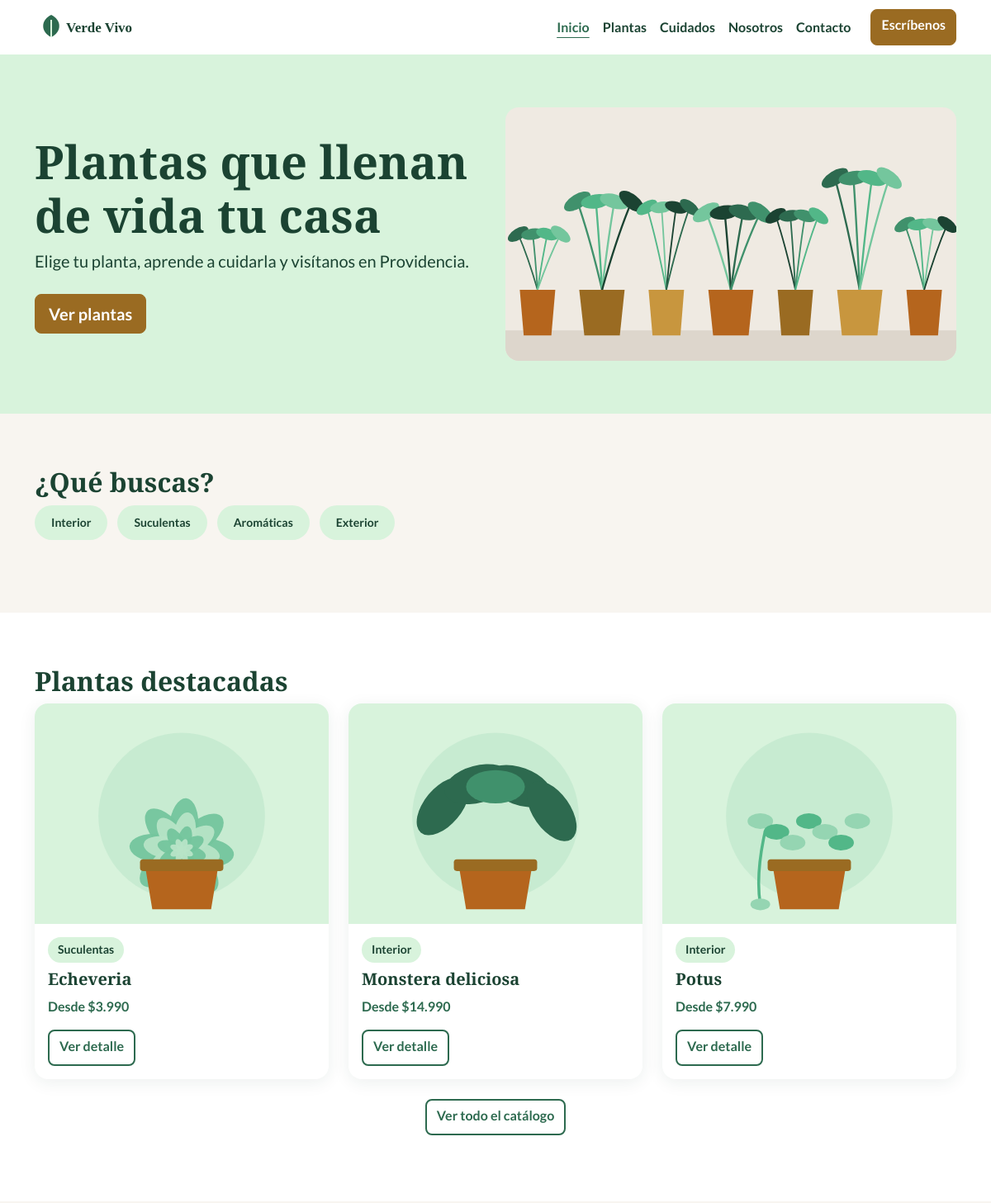
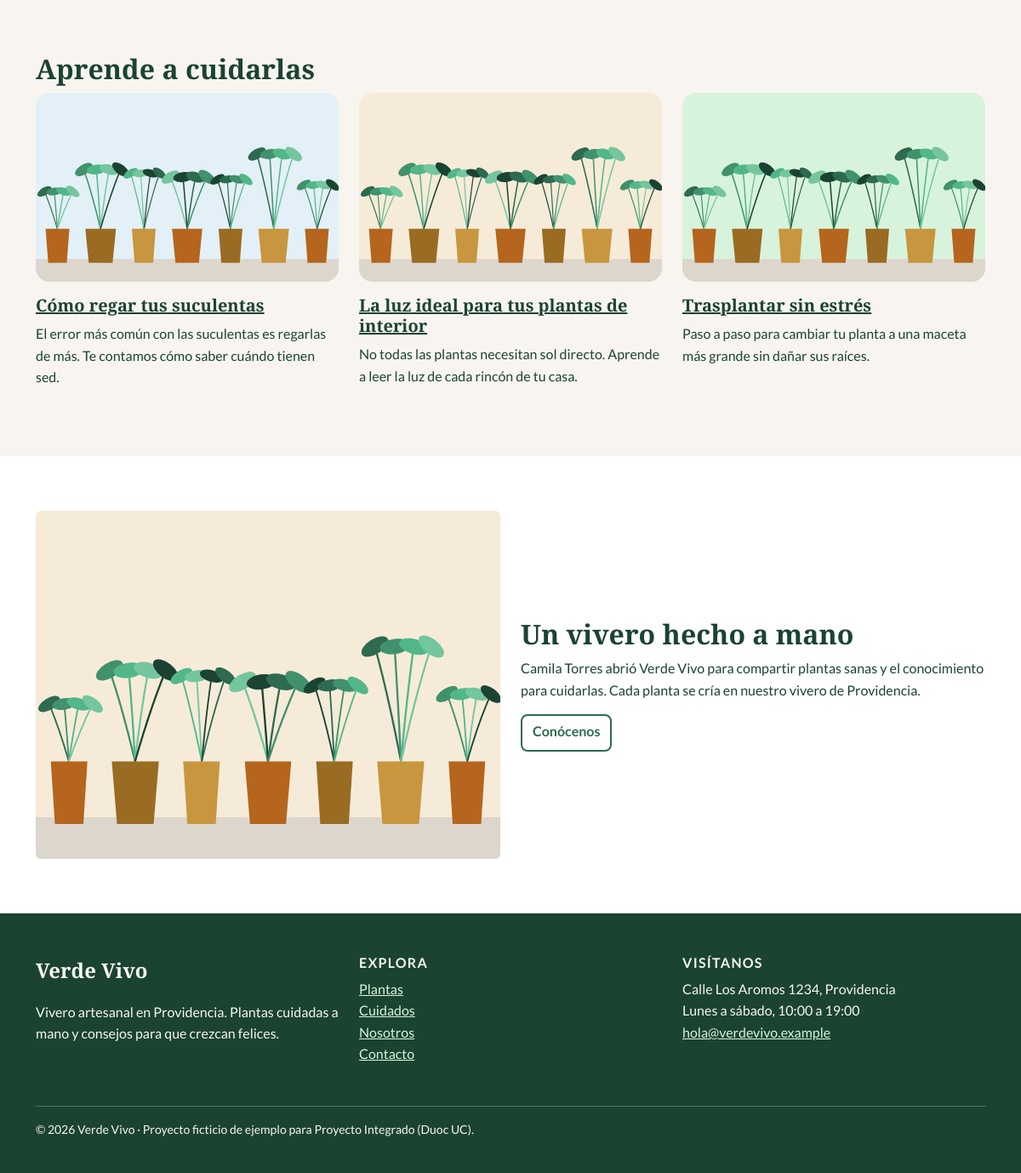
The page / on the database its author committed (2 pictures, top to bottom).
### tables this page shows
CREATE TABLE vv_categorias (
  c_id     INT AUTO_INCREMENT PRIMARY KEY,
  c_nombre VARCHAR(60) NOT NULL,
  c_slug   VARCHAR(60) NOT NULL UNIQUE
);

CREATE TABLE vv_plantas (
  p_id           INT AUTO_INCREMENT PRIMARY KEY,
  p_nombre       VARCHAR(120) NOT NULL,
  p_cientifico   VARCHAR(120) DEFAULT NULL,
  p_descripcion  TEXT NOT NULL,
  p_luz          VARCHAR(120) DEFAULT NULL,
  p_riego        VARCHAR(120) DEFAULT NULL,
  p_precio       INT UNSIGNED NOT NULL,
  p_imagen       VARCHAR(255) DEFAULT NULL,
  p_categoria_id INT DEFAULT NULL,
  p_destacada    TINYINT(1) NOT NULL DEFAULT 0,
  CONSTRAINT fk_planta_categoria FOREIGN KEY (p_categoria_id)
    REFERENCES vv_categorias (c_id) ON DELETE SET NULL
);

### class/db.php (called while the page is built, shortened)
<?php
class db {
    protected $connection;
    protected $query;
    public function __construct($dbhost = 'localhost', $dbuser = 'root', $dbpass = '', $dbname = '', $charset = 'utf8mb4') {
        $this->connection = @new mysqli($dbhost, $dbuser, $dbpass, $dbname);
        $this->connection->set_charset($charset);
    }
    public function query($query) {
        if ($this->query = $this->connection->prepare($query)) {
            $this->query->execute();
        } else {
            $this->error('No se puede preparar la declaración de MySQL (revisa tu sintaxis) - ' . $this->connection->error);
        }
        return $this;
    }
    public function fetchAll($callback = null) {
        $params = array();
        $row = array();
        $meta = $this->query->result_metadata();
        while ($field = $meta->fetch_field()) {
            $params[] = &$row[$field->name];
        }
        call_user_func_array(array($this->query, 'bind_result'), $params);
        $result = array();
        while ($this->query->fetch()) {
            $r = array();
            foreach ($row as $key => $val) {
                $r[$key] = $val;
            }
            if ($callback != null && is_callable($callback)) {
                $value = call_user_func($callback, $r);
                if ($value == 'break') {
                    break;
                }
            } else {
                $result[] = $r;
            }
        }
        return $result;
    }
}

### class/helpers.php (called while the page is built)
<?php
function e($texto) {
    return htmlspecialchars((string)$texto, ENT_QUOTES, 'UTF-8');
}
function precio($valor) {
    return '$' . number_format((int)$valor, 0, ',', '.');
}

### index.php (the view, shortened to what this page needs)
<?php
include_once 'class/db.php';
include_once 'class/helpers.php';
$db = new db($dbhost, $dbuser, $dbpass, $dbname, 'utf8mb4');
$db->query('SELECT p.p_id, p.p_nombre, p.p_precio, p.p_imagen, c.c_nombre
            FROM vv_plantas p
            LEFT JOIN vv_categorias c ON p.p_categoria_id = c.c_id
            WHERE p.p_destacada = 1
            ORDER BY p.p_nombre
            LIMIT 3');
$destacadas = $db->fetchAll();
$db->query('SELECT c_nombre, c_slug FROM vv_categorias ORDER BY c_id');
$categorias = $db->fetchAll();
$paginaActiva = 'index.php';
include_once 'header.php';
?>
    <section class="hero">
      <div class="container">
        <div class="row align-items-center g-4">
          <div class="col-12 col-lg-6 text-center text-lg-start">
            <h1 class="hero__titulo">Plantas que llenan de vida tu casa</h1>
            <p class="hero__bajada">Elige tu planta, aprende a cuidarla y visítanos en Providencia.</p>
            <a href="plantas.php" class="btn btn-accion btn-lg">Ver plantas</a>
          </div>
          <div class="col-12 col-lg-6">
            <img src="img/hero.svg" class="img-fluid hero__imagen" alt="" width="1600" height="900">
          </div>
        </div>
      </div>
    </section>
    <section class="seccion" aria-labelledby="titulo-categorias">
      <div class="container">
        <h2 id="titulo-categorias">¿Qué buscas?</h2>
        <ul class="lista-categorias">
<?php foreach ($categorias as $categoria): ?>
          <li><a class="chip chip--enlace" href="plantas.php?categoria=<?= e($categoria['c_slug']) ?>"><?= e($categoria['c_nombre']) ?></a></li>
<?php endforeach; ?>
        </ul>
      </div>
    </section>
    <section class="seccion seccion--suave" aria-labelledby="titulo-destacadas">
      <div class="container">
        <h2 id="titulo-destacadas">Plantas destacadas</h2>
        <div class="row g-3 g-lg-4">
<?php foreach ($destacadas as $planta): ?>
          <div class="col-12 col-md-4">
            <?php $nivelTitulo = 'h3'; include 'partes/tarjeta-planta.php'; ?>
          </div>
<?php endforeach; ?>
        </div>
        <p class="text-center mt-4"><a href="plantas.php" class="btn btn-outline-verde">Ver todo el catálogo</a></p>
      </div>
    </section>
    <section class="seccion" aria-labelledby="titulo-cuidados">
      <div class="container">
        <h2 id="titulo-cuidados">Aprende a cuidarlas</h2>
        <div class="row g-3 g-lg-4">
          <div class="col-12 col-md-4">
            <article class="tarjeta-articulo">
              <img src="img/articulos/riego-suculentas.svg" class="img-fluid" alt="" width="800" height="500" loading="lazy">
              <h3 class="tarjeta-articulo__titulo"><a href="articulo.php">Cómo regar tus suculentas</a></h3>
              <p>El error más común con las suculentas es regarlas de más. Te contamos cómo saber cuándo tienen sed.</p>
            </article>
          </div>
          <div class="col-12 col-md-4">
            <article class="tarjeta-articulo">
              <img src="img/articulos/luz-interior.svg" class="img-fluid" alt="" width="800" height="500" loading="lazy">
              <h3 class="tarjeta-articulo__titulo"><a href="articulo.php">La luz ideal para tus plantas de interior</a></h3>
              <p>No todas las plantas necesitan sol directo. Aprende a leer la luz de cada rincón de tu casa.</p>
            </article>
          </div>
          <div class="col-12 col-md-4">
            <article class="tarjeta-articulo">
              <img src="img/articulos/trasplante.svg" class="img-fluid" alt="" width="800" height="500" loading="lazy">
              <h3 class="tarjeta-articulo__titulo"><a href="articulo.php">Trasplantar sin estrés</a></h3>
              <p>Paso a paso para cambiar tu planta a una maceta más grande sin dañar sus raíces.</p>
            </article>
          </div>
        </div>
      </div>
    </section>
    <section class="seccion seccion--suave" aria-labelledby="titulo-nosotros">
      <div class="container">
        <div class="row align-items-center g-4">
          <div class="col-12 col-md-6">
            <img src="img/nosotros.svg" class="img-fluid rounded" alt="" width="800" height="600" loading="lazy">
          </div>
          <div class="col-12 col-md-6">
            <h2 id="titulo-nosotros">Un vivero hecho a mano</h2>
            <p>Camila Torres abrió Verde Vivo para compartir plantas sanas y el conocimiento para cuidarlas. Cada planta se cría en nuestro vivero de Providencia.</p>
            <a href="nosotros.php" class="btn btn-outline-verde">Conócenos</a>
          </div>
        </div>
      </div>
    </section>
<?php include_once 'footer.php'; ?>

### header.php (shortened to what this page needs)
<?php
$paginaActiva    = $paginaActiva    ?? '';
$menu = [
    'index.php'    => 'Inicio',
    'plantas.php'  => 'Plantas',
    'cuidados.php' => 'Cuidados',
    'nosotros.php' => 'Nosotros',
    'contacto.php' => 'Contacto',
];
?>
<!DOCTYPE html>
<html lang="es">
<head>
  <link rel="stylesheet" href="https://cdn.jsdelivr.net/npm/bootstrap@5.3.8/dist/css/bootstrap.min.css">
  <link rel="stylesheet" href="css/estilos.css">
</head>
<body>
  <header class="encabezado">
    <nav class="navbar navbar-expand-lg" aria-label="Navegación principal">
      <div class="container">
        <a class="navbar-brand" href="index.php">
          <img src="img/logo.svg" alt="Verde Vivo, ir al inicio" width="140" height="40">
        </a>
        <div class="collapse navbar-collapse" id="menu-principal">
          <ul class="navbar-nav ms-auto">
<?php foreach ($menu as $archivo => $texto): ?>
            <li class="nav-item">
              <a class="nav-link<?= $archivo === $paginaActiva ? ' active' : '' ?>" href="<?= $archivo ?>"<?= $archivo === $paginaActiva ? ' aria-current="page"' : '' ?>><?= $texto ?></a>
            </li>
<?php endforeach; ?>
          </ul>
          <a class="btn btn-accion" href="contacto.php">Escríbenos</a>
        </div>
      </div>
    </nav>
  </header>
  <main id="contenido">

### partes/tarjeta-planta.php
<?php
$nivelTitulo = $nivelTitulo ?? 'h3';
?>
<article class="tarjeta-planta card h-100">
  <img src="img/plantas/<?= e($planta['p_imagen'] ?: 'sin-imagen.svg') ?>" class="card-img-top"
       alt="Ilustración de <?= e(mb_strtolower($planta['p_nombre'])) ?> en maceta" width="600" height="450" loading="lazy">
  <div class="card-body">
    <p class="chip"><?= e($planta['c_nombre'] ?? 'Sin categoría') ?></p>
    <<?= $nivelTitulo ?> class="tarjeta-planta__titulo"><?= e($planta['p_nombre']) ?></<?= $nivelTitulo ?>>
    <p class="tarjeta-planta__precio">Desde <?= precio($planta['p_precio']) ?></p>
    <a href="planta.php?id=<?= (int)$planta['p_id'] ?>" class="btn btn-outline-verde stretched-link">Ver detalle<span class="visually-hidden"> de <?= e($planta['p_nombre']) ?></span></a>
  </div>
</article>

### footer.php (shortened to what this page needs)
  </main>
  <footer class="pie">
    <div class="container">
      <div class="row g-4">
        <div class="col-12 col-md-4">
          <p class="pie__marca">Verde Vivo</p>
          <p>Vivero artesanal en Providencia. Plantas cuidadas a mano y consejos para que crezcan felices.</p>
        </div>
        <div class="col-6 col-md-4">
          <h2 class="pie__titulo">Explora</h2>
          <ul class="list-unstyled">
            <li><a href="plantas.php">Plantas</a></li>
            <li><a href="cuidados.php">Cuidados</a></li>
            <li><a href="nosotros.php">Nosotros</a></li>
            <li><a href="contacto.php">Contacto</a></li>
          </ul>
        </div>
        <div class="col-6 col-md-4">
          <h2 class="pie__titulo">Visítanos</h2>
          <address>
            Calle Los Aromos 1234, Providencia<br>
            Lunes a sábado, 10:00 a 19:00<br>
            <a href="mailto:hola@verdevivo.example">hola@verdevivo.example</a>
          </address>
        </div>
      </div>
      <p class="pie__legal">© <?= date('Y') ?> Verde Vivo · Proyecto ficticio de ejemplo para Proyecto Integrado (Duoc UC).</p>
    </div>
  </footer>
</body>
</html>

### css/estilos.css (style rules this page uses)
:root { --color-texto: #1B4332; --color-texto-suave: #5A6470; --color-titulo: #1B4332; --color-enlace: #2D6A4F; --color-fondo: #F8F5F0; --color-superficie: #FFFFFF; --color-accion: #9A6B22; --color-accion-hover: #7F5819; --color-foco: #1B4332; }
body { font-family: "Lato", Arial, sans-serif; color: var(--color-texto); background-color: var(--color-fondo); line-height: 1.6; }
h1, h2, h3, .h1, .h2, .h3, .h4 { font-family: "Playfair Display", Georgia, serif; color: var(--color-titulo); font-weight: 700; }
h1, .h1 { font-size: 2rem; }
@media (min-width: 768px) { h1, .h1 { font-size: 2.5rem; } }
h2, .h2 { font-size: 1.625rem; }
@media (min-width: 768px) { h2, .h2 { font-size: 2rem; } }
a { color: var(--color-enlace); }
.encabezado { background-color: var(--color-superficie); box-shadow: 0 4px 20px rgba(27, 67, 50, 0.08); }
.encabezado .nav-link { color: var(--color-texto); font-weight: 700; padding: 0.75rem 0; }
@media (min-width: 992px) { .encabezado .nav-link { padding: 0.5rem 0.75rem; } }
.encabezado .nav-link.active, .encabezado .nav-link:hover { color: var(--color-enlace); text-decoration: underline; text-underline-offset: 6px; }
.encabezado .btn-accion { width: 100%; margin: 0.5rem 0 1rem; }
@media (min-width: 992px) { .encabezado .btn-accion { width: auto; margin: 0 0 0 1rem; } }
.btn-accion { background-color: var(--color-accion); border-color: var(--color-accion); color: #FFFFFF; font-weight: 700; border-radius: 8px; min-height: 44px; }
.btn-outline-verde { border: 2px solid #2D6A4F; color: #2D6A4F; font-weight: 700; border-radius: 8px; min-height: 44px; }
.seccion { padding: 2.5rem 0; }
@media (min-width: 992px) { .seccion { padding: 4rem 0; } }
.seccion--suave { background-color: var(--color-superficie); }
.hero { padding: 2rem 0; background-color: #D8F3DC; }
@media (min-width: 992px) { .hero { padding: 4rem 0; } }
.hero__titulo { font-size: 2.25rem; line-height: 1.15; }
@media (min-width: 768px) { .hero__titulo { font-size: 2.75rem; } }
@media (min-width: 992px) { .hero__titulo { font-size: 3.5rem; } }
.hero__bajada { font-size: 1.125rem; margin-bottom: 1.5rem; }
@media (min-width: 768px) { .hero__bajada { font-size: 1.25rem; } }
.hero__imagen { border-radius: 16px; }
.chip { display: inline-block; margin-bottom: 0.5rem; padding: 0.25rem 0.75rem; border-radius: 999px; background-color: #D8F3DC; color: #1B4332; font-size: 0.875rem; font-weight: 700; }
.chip--enlace { padding: 0.625rem 1.25rem; text-decoration: none; }
.lista-categorias { display: flex; flex-wrap: wrap; gap: 0.75rem; padding: 0; list-style: none; }
.tarjeta-planta { border: 0; border-radius: 16px; box-shadow: 0 4px 20px rgba(27, 67, 50, 0.08); overflow: hidden; transition: transform 0.2s ease, box-shadow 0.2s ease; }
.tarjeta-planta .card-img-top { height: auto; }
.tarjeta-planta__titulo { font-size: 1.25rem; }
.tarjeta-planta__precio { font-weight: 700; color: #2D6A4F; }
.tarjeta-articulo img { border-radius: 16px; margin-bottom: 1rem; }
.tarjeta-articulo__titulo { font-size: 1.25rem; }
.tarjeta-articulo__titulo a { color: var(--color-titulo); }
.pie { padding: 2.5rem 0 1.5rem; background-color: #1B4332; color: #F8F5F0; }
@media (min-width: 992px) { .pie { padding-top: 3rem; } }
.pie a { color: #D8F3DC; }
.pie__marca { font-family: "Playfair Display", Georgia, serif; font-size: 1.5rem; font-weight: 700; }
.pie__titulo { color: #F8F5F0; font-family: "Lato", Arial, sans-serif; font-size: 1rem; text-transform: uppercase; letter-spacing: 0.08em; }
.pie__legal { margin-top: 2rem; padding-top: 1rem; border-top: 1px solid rgba(248, 245, 240, 0.25); font-size: 0.875rem; }

### rows shown on the page
vv_categorias: c_nombre "Interior"
vv_categorias: c_nombre "Suculentas"
vv_categorias: c_nombre "Aromáticas"
vv_categorias: c_nombre "Exterior"
vv_plantas: p_imagen (picture), p_categoria.c_nombre "Suculentas", p_nombre "Echeveria", p_precio "$3.990"
vv_plantas: p_imagen (picture), p_categoria.c_nombre "Interior", p_nombre "Monstera deliciosa", p_precio "$14.990"
vv_plantas: p_imagen (picture), p_categoria.c_nombre "Interior", p_nombre "Potus", p_precio "$7.990"

### other values the page prints
$texto "Inicio"
$texto "Plantas"
$texto "Cuidados"
$texto "Nosotros"
$texto "Contacto"
